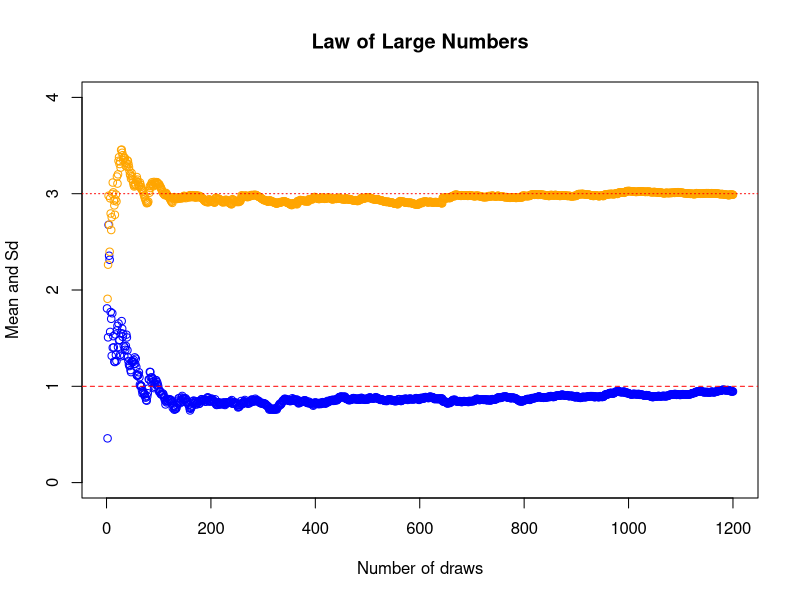
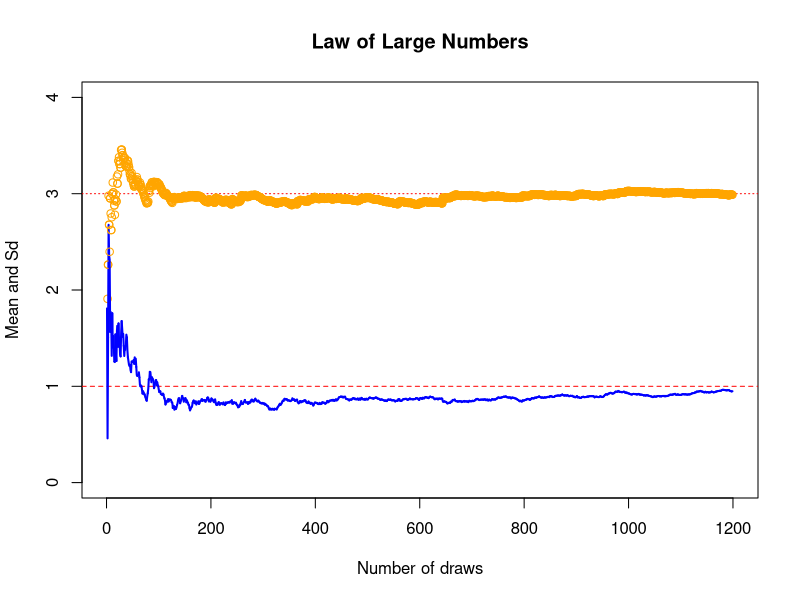

Source code (R) for these figures, in order:
# initial data
n.draws = 1200
means = sds = rep(NA, n.draws)

set.seed(6)
x = rnorm(n=n.draws, mean=1, sd=3)

# initial configuration
means[1] = x[1]
sds[1] = NA

# for method
for (i in 1:n.draws) {
  means[i] = mean(x[1:i])
  sds[i] = sd(x[1:i])
}

# with cumsum
means1 = cumsum(x)/(1:n.draws)

# some checks
means[1:10]
means1[1:10]

sum (abs(means1-means))

# my try on sd with vectorization
ex = cumsum(x^2)/(1:n.draws)
ex2 = (cumsum(x)/(1:n.draws))^2
vx = ex2 - ex
factor = 1:n.draws/(0:(n.draws-1))
vtilde=factor*vx
stilde = sqrt(vtilde)

# professor solution
sds1 = sqrt((cumsum(x^2) / (1:n.draws) - ( cumsum(x) / (1:n.draws) )^2)
            * (1:n.draws)/(0:(n.draws-1)))

# check between my solution and professor's
sum(abs(sds1-stilde), na.rm = T)

# plotting what we've done
windows()
plot(
  means,
  xlab="Number of draws",
  ylab="Mean and Sd",
  main="Law of Large Numbers",
  ylim=c(0,4),
  col = "blue"
)
abline(h=1,col="red",lty=2)
points(sds, col="orange")
abline(h=3, col="red", lty=3)

# Dynamic Plot
windows()
plot(
  means,
  xlab="Number of draws",
  ylab="Mean and Sd",
  main="Law of Large Numbers",
  ylim=c(0,4),
  col = "white"
)
abline(h=c(1,3), col="red", lty=c(2,3))
for(i in seq(3,n.draws, by=2)){
  Sys.sleep(0.01)
  lines((i - 2):i, means[(i - 2):i], col="blue", lwd=2)
  points((i-2):i, sds[(i-2):i], col="orange")
}
